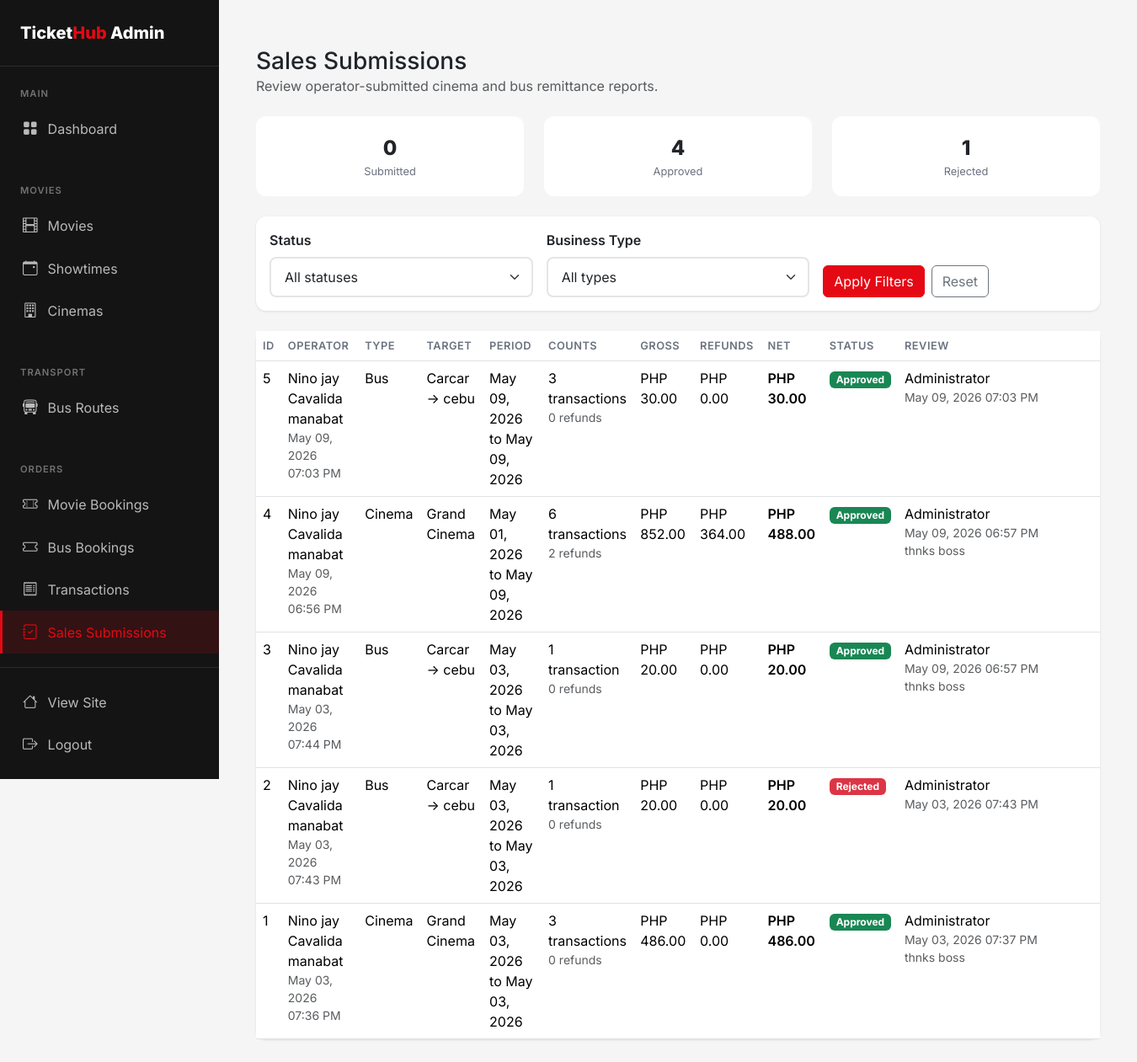
Screenshot of /admin/sales-submissions (signed in) with the database file from the repository.
### flask_app/app.py (models this page shows, shortened)
class SalesSubmission(db.Model):
    id = db.Column(db.Integer, primary_key=True)
    operator_id = db.Column(db.Integer, db.ForeignKey('user.id'), nullable=False)
    business_type = db.Column(db.String(20), nullable=False)  # movie or bus
    target_id = db.Column(db.Integer, nullable=False)  # cinema_id or route_id
    target_label = db.Column(db.String(200), nullable=False)
    date_from = db.Column(db.Date, nullable=False)
    date_to = db.Column(db.Date, nullable=False)
    gross_amount = db.Column(db.Float, default=0.0, nullable=False)
    refund_amount = db.Column(db.Float, default=0.0, nullable=False)
    net_amount = db.Column(db.Float, default=0.0, nullable=False)
    booking_count = db.Column(db.Integer, default=0, nullable=False)
    transaction_count = db.Column(db.Integer, default=0, nullable=False)
    refund_count = db.Column(db.Integer, default=0, nullable=False)
    status = db.Column(db.String(20), default='submitted', nullable=False)  # submitted, approved, rejected
    snapshot_json = db.Column(db.Text, nullable=True)
    review_note = db.Column(db.String(255), nullable=True)
    submitted_at = db.Column(db.DateTime, default=datetime.utcnow, nullable=False)
    reviewed_at = db.Column(db.DateTime, nullable=True)
    reviewed_by_id = db.Column(db.Integer, db.ForeignKey('user.id'), nullable=True)
    created_at = db.Column(db.DateTime, default=datetime.utcnow, nullable=False)
    updated_at = db.Column(db.DateTime, default=datetime.utcnow, onupdate=datetime.utcnow)
    operator = db.relationship('User', foreign_keys=[operator_id], backref='sales_submissions')
    reviewed_by_user = db.relationship('User', foreign_keys=[reviewed_by_id], backref='reviewed_sales_submissions')

class User(UserMixin, db.Model):
    id = db.Column(db.Integer, primary_key=True)
    email = db.Column(db.String(120), unique=True, nullable=False)
    password_hash = db.Column(db.String(256), nullable=False)
    name = db.Column(db.String(100), nullable=False)
    phone = db.Column(db.String(20))
    is_admin = db.Column(db.Boolean, default=False)
    is_bus_operator = db.Column(db.Boolean, default=False)
    is_cinema_operator = db.Column(db.Boolean, default=False)
    created_at = db.Column(db.DateTime, default=datetime.utcnow)
    movie_bookings = db.relationship('MovieBooking', foreign_keys='MovieBooking.user_id', backref='user', lazy=True)
    bus_bookings = db.relationship('BusBooking', foreign_keys='BusBooking.user_id', backref='user', lazy=True)

### flask_app/app.py (the view)
@app.route('/admin/sales-submissions')
@login_required
@admin_required
def admin_sales_submissions():
    selected_status = normalize_sales_submission_status(request.args.get('status'), default='')
    selected_business_type = normalize_sales_submission_business_type(request.args.get('business_type'), default='')
    submissions_query = SalesSubmission.query
    if selected_status:
        submissions_query = submissions_query.filter_by(status=selected_status)
    if selected_business_type:
        submissions_query = submissions_query.filter_by(business_type=selected_business_type)
    submissions = submissions_query.order_by(SalesSubmission.submitted_at.desc(), SalesSubmission.created_at.desc()).all()
    status_counts = {
        'submitted': SalesSubmission.query.filter_by(status='submitted').count(),
        'approved': SalesSubmission.query.filter_by(status='approved').count(),
        'rejected': SalesSubmission.query.filter_by(status='rejected').count(),
    }
    return render_template(
        'admin/sales_submissions.html',
        submissions=submissions,
        selected_status=selected_status,
        selected_business_type=selected_business_type,
        status_counts=status_counts,
    )

### flask_app/app.py (called while the page is built)
@app.after_request
def add_no_cache_headers(response):
    if request.endpoint != 'static':
        response.headers['Cache-Control'] = 'no-store, no-cache, must-revalidate, private, max-age=0'
        response.headers['Pragma'] = 'no-cache'
        response.headers['Expires'] = '0'
    return response

def normalize_sales_submission_status(value, default=''):
    raw_value = str(value or '').strip().lower()
    aliases = {
        'submitted': 'submitted',
        'submit': 'submitted',
        'pending': 'submitted',
        'approved': 'approved',
        'approve': 'approved',
        'rejected': 'rejected',
        'reject': 'rejected',
    }
    return aliases.get(raw_value, default)

def normalize_sales_submission_business_type(value, default=''):
    raw_value = str(value or '').strip().lower()
    aliases = {
        'movie': 'movie',
        'movies': 'movie',
        'cinema': 'movie',
        'cinemas': 'movie',
        'bus': 'bus',
        'buses': 'bus',
        'route': 'bus',
        'routes': 'bus',
        'transport': 'bus',
    }
    return aliases.get(raw_value, default)

def sales_submission_badge_class(status):
    status_value = normalize_sales_submission_status(status)
    return {
        'submitted': 'warning',
        'approved': 'success',
        'rejected': 'danger',
    }.get(status_value, 'secondary')

def sales_submission_business_type_label(value):
    business_type = normalize_sales_submission_business_type(value)
    return {
        'movie': 'Cinema',
        'bus': 'Bus',
    }.get(business_type, 'Unknown')

@login_manager.user_loader
def load_user(user_id):
    return User.query.get(int(user_id))

def admin_required(f):
    @wraps(f)
    def decorated_function(*args, **kwargs):
        if not current_user.is_authenticated or not current_user.is_admin:
            flash('You need admin access for this action.', 'error')
            return redirect(url_for('index'))
        return f(*args, **kwargs)
    return decorated_function

### flask_app/templates/admin/sales_submissions.html (shortened to what this page needs)
{% extends 'admin/base.html' %}
{% block admin_content %}
<div class="container-fluid py-4">
    <div class="d-flex justify-content-between align-items-center mb-4 flex-wrap gap-3">
        <div>
            <h1 class="h3 mb-0">Sales Submissions</h1>
            <div class="text-muted">Review operator-submitted cinema and bus remittance reports.</div>
        </div>
    </div>
    <div class="row g-4 mb-4">
        <div class="col-md-4">
            <div class="stat-card">
                <div class="stat-value">{{ status_counts.submitted }}</div>
                <div class="stat-label">Submitted</div>
            </div>
        </div>
        <div class="col-md-4">
            <div class="stat-card">
                <div class="stat-value">{{ status_counts.approved }}</div>
                <div class="stat-label">Approved</div>
            </div>
        </div>
        <div class="col-md-4">
            <div class="stat-card">
                <div class="stat-value">{{ status_counts.rejected }}</div>
                <div class="stat-label">Rejected</div>
            </div>
        </div>
    </div>
    <div class="card mb-4">
        <div class="card-body">
            <form method="GET" class="row g-3 align-items-end">
                <div class="col-md-4">
                    <label class="form-label fw-semibold">Status</label>
                    <select class="form-select" name="status" onchange="this.form.submit()">
                        <option value="">All statuses</option>
                    </select>
                </div>
                <div class="col-md-4">
                    <label class="form-label fw-semibold">Business Type</label>
                    <select class="form-select" name="business_type" onchange="this.form.submit()">
                        <option value="">All types</option>
                    </select>
                </div>
                <div class="col-md-4">
                    <div class="d-flex gap-2">
                        <button type="submit" class="btn btn-primary">Apply Filters</button>
                        <a href="{{ url_for('admin_sales_submissions') }}" class="btn btn-outline-secondary">Reset</a>
                    </div>
                </div>
            </form>
        </div>
    </div>
    <div class="card">
        <div class="card-body p-0">
            {% if submissions %}
                <div class="table-responsive">
                    <table class="table table-hover mb-0">
                        <thead>
                            <tr>
                                <th>ID</th>
                                <th>Operator</th>
                                <th>Type</th>
                                <th>Target</th>
                                <th>Period</th>
                                <th>Counts</th>
                                <th>Gross</th>
                                <th>Refunds</th>
                                <th>Net</th>
                                <th>Status</th>
                                <th>Review</th>
                            </tr>
                        </thead>
                        <tbody>
                            {% for submission in submissions %}
                                <tr>
                                    <td>{{ submission.id }}</td>
                                    <td>
                                        <div>{{ submission.operator.name if submission.operator else 'Unknown' }}</div>
                                        <div class="small text-muted">{{ submission.submitted_at.strftime('%b %d, %Y %I:%M %p') if submission.submitted_at else '' }}</div>
                                    </td>
                                    <td>{{ sales_submission_business_type_label(submission.business_type) }}</td>
                                    <td>{{ submission.target_label }}</td>
                                    <td>{{ submission.date_from.strftime('%b %d, %Y') }} to {{ submission.date_to.strftime('%b %d, %Y') }}</td>
                                    <td>
                                        <div>{{ submission.transaction_count }} transaction{% if submission.transaction_count != 1 %}s{% endif %}</div>
                                        <div class="small text-muted">{{ submission.refund_count }} refund{% if submission.refund_count != 1 %}s{% endif %}</div>
                                    </td>
                                    <td>PHP {{ "%.2f"|format(submission.gross_amount) }}</td>
                                    <td>PHP {{ "%.2f"|format(submission.refund_amount) }}</td>
                                    <td class="fw-semibold">PHP {{ "%.2f"|format(submission.net_amount) }}</td>
                                    <td><span class="badge bg-{{ sales_submission_badge_class(submission.status) }}">{{ submission.status|title }}</span></td>
                                    <td style="min-width: 240px;">
                                        {% if submission.status == 'submitted' %}
                                            <form method="POST" action="{{ url_for('admin_review_sales_submission', submission_id=submission.id) }}">
                                                <input type="hidden" name="status_filter" value="{{ selected_status }}">
                                                <input type="hidden" name="business_type_filter" value="{{ selected_business_type }}">
                                                <div class="mb-2">
                                                    <input type="text" class="form-control form-control-sm" name="review_note" placeholder="Optional note">
                                                </div>
                                                <div class="d-flex gap-2">
                                                    <button type="submit" class="btn btn-sm btn-success" name="action" value="approve">Approve</button>
                                                    <button type="submit" class="btn btn-sm btn-outline-danger" name="action" value="reject">Reject</button>
                                                </div>
                                            </form>
                                        {% else %}
                                            <div>{{ submission.reviewed_by_user.name if submission.reviewed_by_user else 'Reviewed' }}</div>
                                            <div class="small text-muted">{{ submission.reviewed_at.strftime('%b %d, %Y %I:%M %p') if submission.reviewed_at else '' }}</div>
                                            {% if submission.review_note %}
                                                <div class="small text-muted">{{ submission.review_note }}</div>
                                            {% endif %}
                                        {% endif %}
                                    </td>
                                </tr>
                            {% endfor %}
                        </tbody>
                    </table>
                </div>
            {% else %}
                <div class="text-center py-5 text-muted">No sales submissions found for the selected filters.</div>
            {% endif %}
        </div>
    </div>
</div>
{% endblock %}

### flask_app/templates/admin/base.html (style rules this page uses)
:root { --primary: #E50914; --primary-dark: #B20710; --secondary: #0A84FF; --dark: #141414; --dark-lighter: #1F1F1F; --gray-100: #F5F5F5; --gray-200: #E5E5E5; --gray-600: #6B7280; --success: #22C55E; }
body { font-family: 'Inter', sans-serif; background: var(--gray-100); }
.card { border: none; border-radius: 12px; box-shadow: 0 1px 3px rgba(0,0,0,0.1); }
.btn-primary { background: var(--primary); border-color: var(--primary); }
.stat-card { background: #fff; border-radius: 12px; padding: 1.25rem; text-align: center; }
.stat-card .stat-value { font-size: 1.5rem; font-weight: 800; }
.stat-card .stat-label { color: var(--gray-600); font-size: 0.8rem; }
.form-control, .form-select { border: 2px solid var(--gray-200); border-radius: 8px; padding: 0.625rem 1rem; }
.table th { font-weight: 600; font-size: 0.8rem; text-transform: uppercase; letter-spacing: 0.5px; color: var(--gray-600); }

### rows the page displays
SalesSubmission: id "5", operator "Nino jay Cavalida manabat", submitted_at "May 09, 2026 07:03 PM", business_type "Bus", target_label "Carcar -> cebu", date_from "May 09, 2026", date_to "May 09, 2026", transaction_count "3", refund_count "0", gross_amount "30.00", refund_amount "0.00", net_amount "30.00", status "Approved", reviewed_by_user "Administrator", reviewed_at "May 09, 2026 07:03 PM"
SalesSubmission: id "4", operator "Nino jay Cavalida manabat", submitted_at "May 09, 2026 06:56 PM", business_type "Cinema", target_label "Grand Cinema", date_from "May 01, 2026", date_to "May 09, 2026", transaction_count "6", refund_count "2", gross_amount "852.00", refund_amount "364.00", net_amount "488.00", status "Approved", reviewed_by_user "Administrator", reviewed_at "May 09, 2026 06:57 PM", review_note "thnks boss"
SalesSubmission: id "3", operator "Nino jay Cavalida manabat", submitted_at "May 03, 2026 07:44 PM", business_type "Bus", target_label "Carcar -> cebu", date_from "May 03, 2026", date_to "May 03, 2026", transaction_count "1", refund_count "0", gross_amount "20.00", refund_amount "0.00", net_amount "20.00", status "Approved", reviewed_by_user "Administrator", reviewed_at "May 09, 2026 06:57 PM", review_note "thnks boss"
SalesSubmission: id "2", operator "Nino jay Cavalida manabat", submitted_at "May 03, 2026 07:43 PM", business_type "Bus", target_label "Carcar -> cebu", date_from "May 03, 2026", date_to "May 03, 2026", transaction_count "1", refund_count "0", gross_amount "20.00", refund_amount "0.00", net_amount "20.00", status "Rejected", reviewed_by_user "Administrator", reviewed_at "May 03, 2026 07:43 PM"
SalesSubmission: id "1", operator "Nino jay Cavalida manabat", submitted_at "May 03, 2026 07:36 PM", business_type "Cinema", target_label "Grand Cinema", date_from "May 03, 2026", date_to "May 03, 2026", transaction_count "3", refund_count "0", gross_amount "486.00", refund_amount "0.00", net_amount "486.00", status "Approved", reviewed_by_user "Administrator", reviewed_at "May 03, 2026 07:37 PM", review_note "thnks boss"

### other values shown
{{ status_counts.submitted }} "0"
{{ status_counts.approved }} "4"
{{ status_counts.rejected }} "1"
